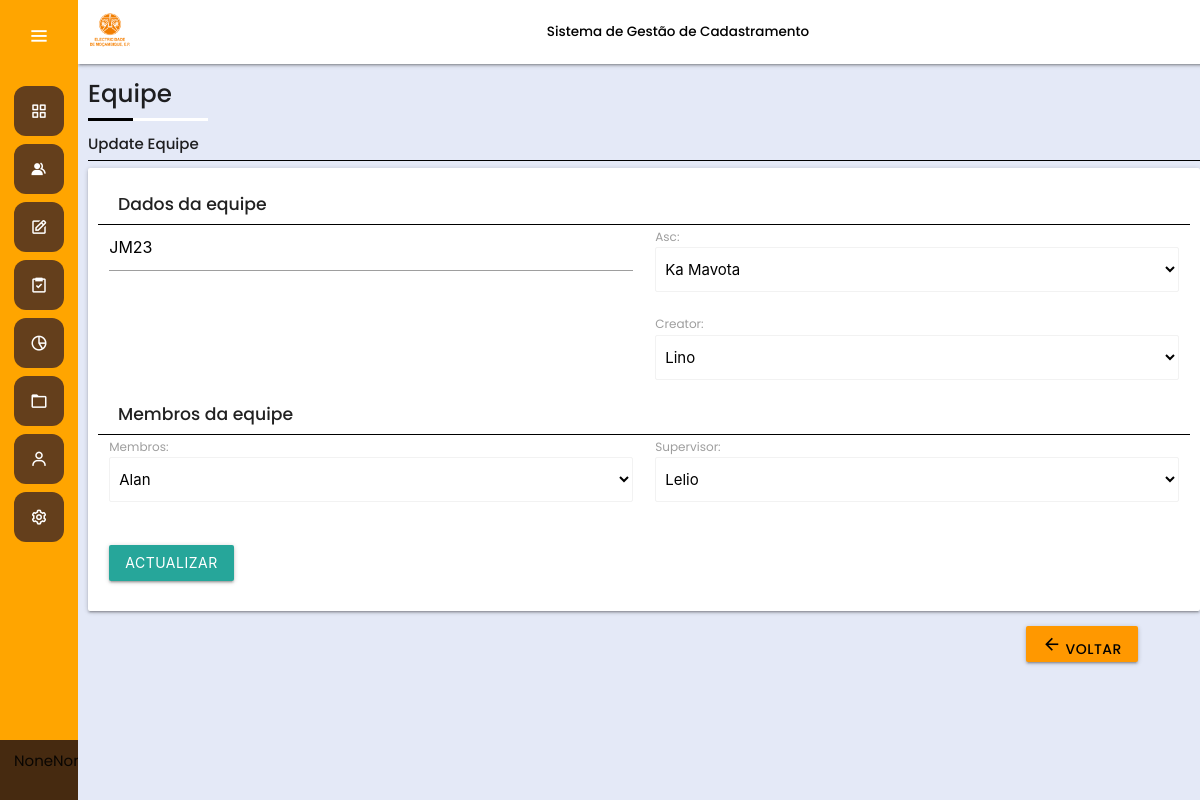
Screenshot of /team/43/team-edit with the database file from the repository.
### Team/models.py (models this page shows, shortened)
class Team(models.Model):
    name = models.CharField(max_length=100, unique=True)
    slug = models.SlugField(default="", null=False)
    state = models.BooleanField(default=True)
    asc = models.ForeignKey(ASC, on_delete=models.CASCADE)
    creator = models.ForeignKey(User, on_delete=models.CASCADE, related_name='created_teams')
    membros = models.ForeignKey(User, on_delete=models.CASCADE, related_name='teams_members', limit_choices_to={'user_type__in':['tecnico_campo']}, default=1)
    membros_1 = models.ForeignKey(User, on_delete=models.CASCADE, related_name='teams_members_1', limit_choices_to={'user_type__in':['tecnico_campo']}, default=1)
    supervisor = models.ForeignKey(User, on_delete=models.CASCADE, related_name='teams_supervisor', limit_choices_to={'user_type__in':['supervisor_campo']}, default=1)
    date_created = models.DateTimeField(default=timezone.now)

### Team/views.py (the view, shortened to what this page needs)
# urls.py: path('<int:pk>/team-edit', Updateview.as_view(), name='team_edit'),
class Updateview(UpdateView):
   model = Team
   form_class = TeamModelForm
   template_name = 'team_edit.html'

### Team/forms.py
class TeamModelForm(forms.ModelForm):
    class Meta:
        model = Team
        fields = ['name', 'state', 'asc', 'creator', 'membros', 'supervisor']
        widgets = {
            'asc': forms.Select(attrs={'class': 'browser-default'}),
            'membros': forms.Select(attrs={'class': 'browser-default'}),
            'creator': forms.Select(attrs={'class': 'browser-default'}),
            'supervisor': forms.Select(attrs={'class': 'browser-default'}),
        }

### Accounts/models.py (called while the page is built)
    def __str__(self):
        return self.nome

### templates/team_edit.html (shortened to what this page needs)
{% extends "base.html" %}
{% load static %}
{% load materializecss %}
{% block page_header %}
  Equipe
{% endblock page_header %}
{% block content_main %}
<h6 class="col s4" style="font-weight: 450; margin-top: 15px; font-size: 1rem;">
  Update Equipe
</h6>
<div class="divider black"></div>
     <form class="card dark-text"  method="POST" style="padding: 10px;">
       <h6 style="font-weight: 500; margin-bottom: 5px; " id="myForm1">Dados da equipe</h6>
       <div class="divider black"></div>
      <div class="row">
          <div class="col s6">
             {{ form.name| materializecss}}
          </div>
          <div class="col s6">
             {{form.asc.label_tag}}
             {{form.asc}}
          </div>
      </div>
      <div class="row">
        <div class="col s6">
         </div>
         <div class="col s6">
          {{form.creator.label_tag}}
          {{form.creator}}
        </div>
      </div>
      <h6 style="font-weight: 500; margin-bottom: 5px; " id="myForm1">Membros da equipe</h6>
      <div class="divider black"></div>
    <div class="row">
      <div class="col s6">
        {{form.membros.label_tag}}
        {{form.membros}}
      </div>
      <div class="col s6">
        {{form.supervisor.label_tag}}
        {{form.supervisor}}
      </div>
     </div>
<br>
       <div class="row">
          <div class="col s6">
            <button type="submit" class="waves-effect waves-light btn">Actualizar</button>
          </div>
       </div>
</form>
<div class="row">
  <div class="col s2 right">
    <a href="{% url 'Team:team_show' %}" class="btn orange black-text"><i class="material-icons">arrow_back</i> Voltar </a>
  </div>
</div>
{% endblock content_main %}

### static/css/style.css (style rules this page uses)
* { margin: 0; padding: 0; box-sizing: border-box; font-family: "Poppins" , sans-serif; }
:root { --third-padding: 5px; --main-margin: 25px; --fourth-padding: 14px; --white-color: #fff; }
#myForm1 { padding: 5px; margin-right: 20px; margin-left: 15px; }
.black-text { font-size: 0.90rem; font-weight: 500; }

### rows the page displays
Team: name "JM23", asc "Ka Mavota", creator "Lino", membros "Alan", supervisor "Lelio"
